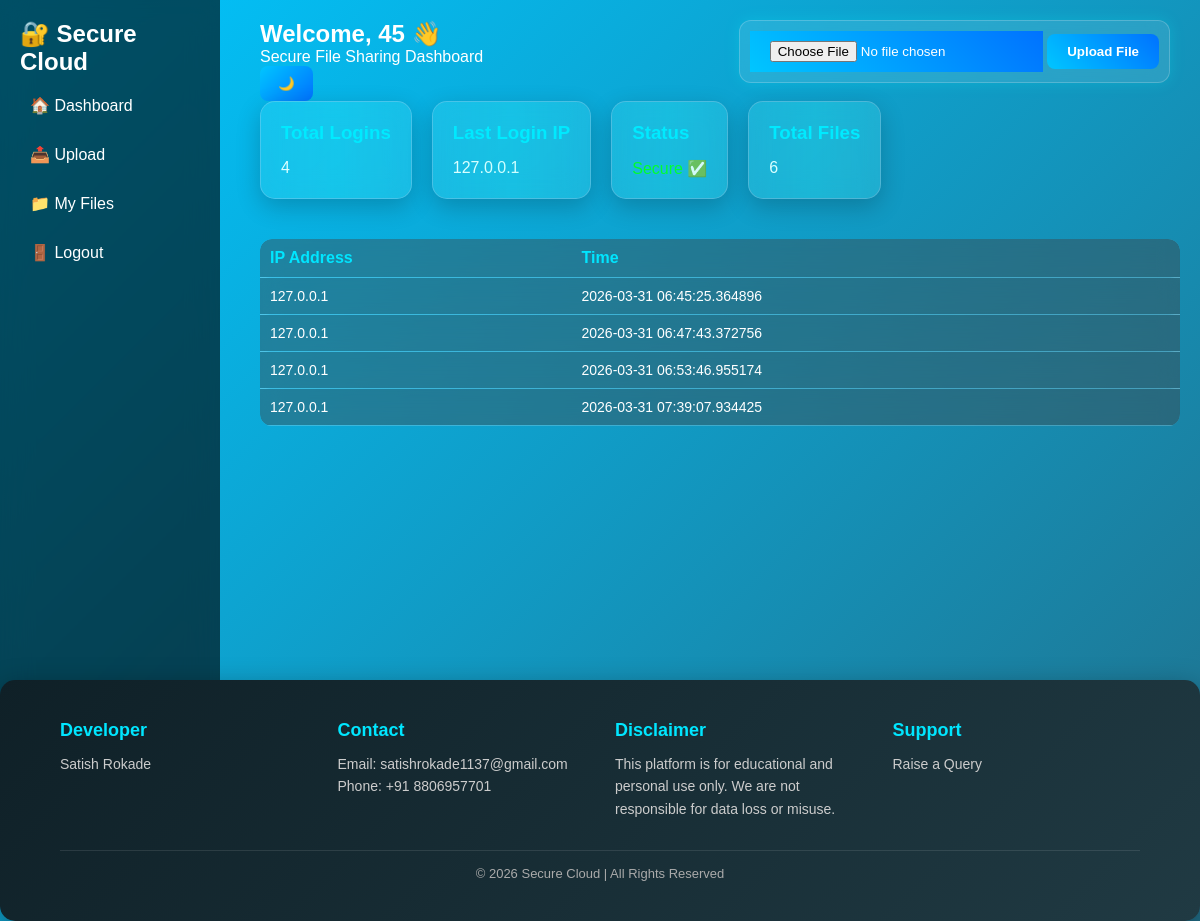
/dashboard (signed in), run on the app's committed database.
### tables this page shows
CREATE TABLE logs(
        id INTEGER PRIMARY KEY AUTOINCREMENT,
        username TEXT,
        ip TEXT,
        time TEXT
    );

### app.py (the view)
@app.route("/dashboard")
def dashboard():
    if "user" not in session:
        return redirect("/login")
    files_data = []
    for file in os.listdir(UPLOAD_FOLDER):
        filepath = os.path.join(UPLOAD_FOLDER, file)
        timestamp = os.path.getmtime(filepath)
        files_data.append({
            "name": file,
            "time": datetime.fromtimestamp(timestamp).strftime("%d-%m-%Y %I:%M %p")
        })
    conn = sqlite3.connect("database.db")
    c = conn.cursor()
    c.execute("SELECT ip,time FROM logs WHERE username=?", (session["user"],))
    logs = c.fetchall()
    conn.close()
    file_count = len(files_data)
    return render_template("dashboard.html",
                           files=files_data,
                           logs=logs,
                           file_count=file_count)

### templates/dashboard.html (shortened to what this page needs)
<!DOCTYPE html>
<html>
<head>
</head>
<body>
    <div class="main-container">
<div class="container" >
<div class="sidebar">
    <h2>🔐 Secure Cloud</h2>
    <a href="/dashboard">🏠 Dashboard</a>
    <a href="/uploads">📤 Upload</a>
    <a href="/uploads">📁 My Files</a>
    <a href="/logout">🚪 Logout</a>
</div>
<div class="main">
    <h2>Welcome, {{ session["user"] }} 👋</h2>
    <p>Secure File Sharing Dashboard</p>
<button onclick="toggleMode()">🌙</button>
    <div class="cards">
    <div class="card">
        <h3>Total Logins</h3>
        <p>{{ logs | length }}</p>
    </div>
    <div class="card">
        <h3>Last Login IP</h3>
        <p>
            {% if logs|length > 0 %}
                {{ logs[-1][0] }}
            {% else %}
                N/A
            {% endif %}
        </p>
    </div>
    <div class="card">
        <h3>Status</h3>
        <p style="color:lime;">Secure ✅</p>
    </div>
    <div class="card">
    <h3>Total Files</h3>
    <p>{{ file_count }}</p>
</div>
    <table>
        <tr>
            <th>IP Address</th>
            <th>Time</th>
        </tr>
        {% for log in logs %}
        <tr>
            <td>{{ log[0] }}</td>
            <td>{{ log[1] }}</td>
        </tr>
        {% endfor %}
    </table>
</div>
<div class="right">
    <div class="upload-box">
        <form id="uploadForm" action="/upload" method="post" enctype="multipart/form-data">
            <input type="file" id="fileInput" name="file" required>
            <button class="upload-btn" type="submit">Upload File</button>
        </form>
    </div>
    </div>
</div>
</body>
<footer class="footer">
    <div class="footer-container">
        <div class="footer-section">
            <h3>Developer</h3>
            <p>Satish Rokade</p>
        </div>
        <div class="footer-section">
            <h3>Contact</h3>
            <p>Email: satishrokade1137@gmail.com</p>
            <p>Phone: +91 8806957701</p>
        </div>
        <div class="footer-section">
            <h3>Disclaimer</h3>
            <p>This platform is for educational and personal use only. We are not responsible for data loss or misuse.</p>
        </div>
        <div class="footer-section">
            <h3>Support</h3>
            <a href="/contact">Raise a Query</a>
        </div>
    </div>
    <div class="footer-bottom">
        <p>© 2026 Secure Cloud | All Rights Reserved</p>
    </div>
</footer>
</html>

### templates/dashboard.html (style rules this page uses)
* { margin: 0; padding: 0; box-sizing: border-box; font-family: Arial, 'Segoe UI', sans-serif; }
html, body { height: 100%; margin: 0; }
body { display: flex; min-height: 100vh; background: linear-gradient(-45deg, #0f2027, #203a43, #2c5364, #00c6ff); font-family: 'Segoe UI', Tahoma, Geneva, Verdana, sans-serif; color: white; overflow-x: hidden; background-size: 400% 400%; animation: gradientBG 15s ease infinite; flex-direction: column; overflow-x: hidden; overflow-y: auto; }
h3 { margin-bottom: 15px; color: #00e6ff; }
.sidebar { width: 220px; background: rgba(0,0,0,0.6); backdrop-filter: blur(15px); padding: 20px; position: absolute; height: 100vh; transition: all 0.3s ease; }
.sidebar a { display: block; margin: 10px 0; color: white; text-decoration: none; padding: 10px; border-radius: 8px; transition: 0.3s; }
.main { margin-left: 240px; width: calc(100% - 240px); padding: 20px; min-height: 80vh; }
.cards { display: flex; gap: 20px; margin-bottom: 20px; flex-wrap: wrap; }
.card { background: linear-gradient(145deg, rgba(255,255,255,0.08), rgba(0,0,0,0.2)); border-radius: 18px; padding: 20px; box-shadow: 0 10px 30px rgba(0,0,0,0.5); transition: 0.4s; position: relative; overflow: hidden; animation: float 4s ease-in-out infinite; }
.card::before { content: ""; position: absolute; width: 200%; height: 200%; background: linear-gradient(45deg, transparent, rgba(0,255,255,0.2), transparent); transform: rotate(45deg); top: -50%; left: -50%; }
.card, .stat-box, .upload-box { background: rgba(255, 255, 255, 0.08); backdrop-filter: blur(12px); border-radius: 15px; border: 1px solid rgba(255,255,255,0.2); box-shadow: 0 8px 25px rgba(0,0,0,0.2); transition: 0.3s ease; }
button { background: linear-gradient(135deg, #00c6ff, #0072ff); border: none; border-radius: 8px; padding: 10px 18px; color: white; font-weight: bold; transition: 0.3s; }
table { width: 100%; border-collapse: collapse; margin-top: 20px; background: rgba(255,255,255,0.1); color: white; min-width: 600px; border-radius: 12px; overflow: hidden; }
td { font-size: 14px; border-radius: 1px solid rgba(255,255,255,0.1); background: rgba(0,0,0,0.3); padding: 12px; }
th { background: rgba(0,0,0,0.3); padding: 12px; color: #00e6ff; }
th, td { padding: 12px 15px; text-align: left; white-space: nowrap; border-bottom: 1px solid rgba(255,255,255,0.2); }
table tr { background: rgba(255,255,255,0.05); transition: 0.3s; }
table td, th { padding: 10px; }
td:first-child { max-width: 250px; overflow: hidden; text-overflow: ellipsis; }
tr { backdrop-filter: blur(10px); border-radius: 10px; }
.upload-box { display: flex; gap: 10px; position: absolute; top: 20px; right: 30px; background: rgba(255,255,255,0.1); padding: 10px; border-radius: 12px; backdrop-filter: blur(10px); box-shadow: 0 0 15px rgba(0,255,255,0.2); z-index: 1; }
.upload-box input, .upload-box button { position: relative; z-index: 10; background: linear-gradient(45deg, #00c6ff, #0072ff); border: none; padding: 10px 20px; color: white; cursor: pointer; transform: 0.3s; }
.upload-box input { color: white; }
.footer { background: linear-gradient(135deg, #0f2027, #203a43); color: #fff; padding: 40px 60px; margin-top: 40px; border-radius: 15px; box-shadow: 0 10px 30px rgba(0,0,0,0.4); }
.footer { position: relative; bottom: 0; left: 0; width: 100%; }
.footer-container { display: grid; grid-template-columns: repeat(auto-fit, minmax(220px, 1fr)); gap: 30px; max-width: 1100px; margin: auto; }
.footer-section { text-align: left; }
.footer-section h3 { margin-bottom: 12px; color: #00e6ff; font-size: 18px; }
.footer-section p, .footer-section a { font-size: 14px; color: #ccc; line-height: 1.6; text-decoration: none; }
.footer-bottom { text-align: center; margin-top: 30px; border-top: 1px solid rgba(255,255,255,0.1); padding-top: 15px; font-size: 13px; color: #aaa; }
.footer-section { transition: 0.3s; }

### data on the page
logs: ip "127.0.0.1", time "2026-03-31 07:39:07.934425"
logs: ip "127.0.0.1", time "2026-03-31 06:45:25.364896"
logs: ip "127.0.0.1", time "2026-03-31 06:47:43.372756"
logs: ip "127.0.0.1", time "2026-03-31 06:53:46.955174"

### other printed values
{{ session["user"] }} "45"
{{ logs | length }} "4"
{{ file_count }} "6"
